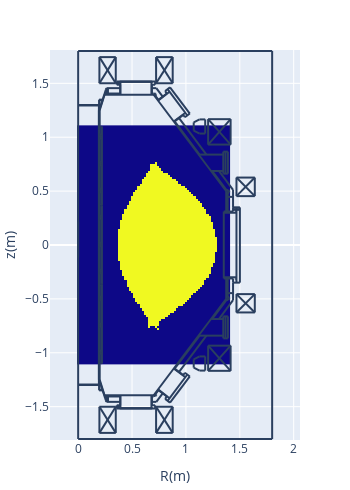

Source (notebook cell):
### Code cell
# 最外殻磁気面
dm_dm = sb.search_domain(dm_flux, dm_vv)
pc.d_heatmap(dm_dm)

### Figure 1 — Plotly figure (JSON) as saved in the notebook; plotly's stock layout.template omitted (floating-point values rounded to 4 significant figures; data arrays with more than 128 entries replaced by an {"elided": "..."} marker saying what was removed)
{"data": [{"dx": 0.02, "dy": 0.02, "showscale": false, "type": "heatmap", "x0": 0, "y0": -1.1, "z": {"elided": "111x71 int values"}}], "layout": {"height": 490.8, "margin": {"autoexpand": false, "b": 50, "l": 50, "r": 50, "t": 50}, "shapes": [{"type": "line", "x0": 0.2652, "x1": 0.2652, "y0": -1.406, "y1": -1.455}, {"type": "line", "x0": 0.2766, "x1": 0.2766, "y0": -1.406, "y1": -1.455}, {"type": "line", "x0": 0.1927, "x1": 0.1927, "y0": -1.299, "y1": 1.299}, {"type": "line", "x0": 0.1927, "x1": 0.1927, "y0": -1.249, "y1": 1.249}, {"type": "line", "x0": 0.195, "x1": 0.195, "y0": -1.251, "y1": 1.249}, {"type": "line", "x0": 0.1995, "x1": 0.1995, "y0": -1.249, "y1": 1.249}, {"type": "line", "x0": 1.376, "x1": 0.7005, "y0": 0.4965, "y1": 1.394}, {"type": "line", "x0": 0.2199, "x1": 0.2199, "y0": 0.3695, "y1": 1.099}, {"type": "line", "x0": 0.2176, "x1": 0.2176, "y0": 0.3695, "y1": 1.099}, {"type": "line", "x0": 1.376, "x1": 0.7005, "y0": -0.4965, "y1": -1.394}, {"type": "line", "x0": 0.2176, "x1": 0.2176, "y0": -0.3695, "y1": -1.099}, {"type": "line", "x0": 0.2199, "x1": 0.2199, "y0": -0.3695, "y1": -1.099}, {"type": "line", "x0": 0.1995, "x1": 0.2448, "y0": -1.249, "y1": -1.394}, {"type": "line", "x0": 0.1972, "x1": 0.1972, "y0": -1.299, "y1": -1.344}, {"type": "line", "x0": 0.195, "x1": 0.195, "y0": -1.299, "y1": -1.349}, {"type": "line", "x0": 0.195, "x1": 0.229, "y0": -1.349, "y1": -1.349}, {"type": "line", "x0": 0.195, "x1": 0.2267, "y0": -1.344, "y1": -1.344}, {"type": "line", "x0": 0.1995, "x1": 0.1995, "y0": -0.9975, "y1": -0.9748}, {"type": "line", "x0": 0.2086, "x1": 0.2086, "y0": -1.009, "y1": -0.9907}, {"type": "line", "x0": 0.2086, "x1": 0.2086, "y0": -1.009, "y1": -0.9929}, {"type": "line", "x0": 0.2063, "x1": 0.2063, "y0": -1.011, "y1": -0.9748}, {"type": "line", "x0": 0, "x1": 0.2108, "y0": -1.294, "y1": -1.294}, {"type": "line", "x0": 0, "x1": 0.2131, "y0": -1.299, "y1": -1.299}, {"type": "line", "x0": 0.1995, "x1": 0.1995, "y0": -1.011, "y1": -1.002}, {"type": "line", "x0": 0.2063, "x1": 0.2086, "y0": -1.007, "y1": -1.007}, {"type": "line", "x0": 0.2086, "x1": 0.2086, "y0": -1.004, "y1": -1.004}, {"type": "line", "x0": 0.2086, "x1": 0.2176, "y0": -1.009, "y1": -1.009}, {"type": "line", "x0": 0.1995, "x1": 0.2063, "y0": -1.011, "y1": -1.011}, {"type": "line", "x0": 0.2199, "x1": 0.2176, "y0": -1.099, "y1": -1.099}, {"type": "line", "x0": 0.2063, "x1": 0.2086, "y0": -0.9929, "y1": -0.9929}, {"type": "line", "x0": 0.2086, "x1": 0.2086, "y0": -0.9975, "y1": -0.9975}, {"type": "line", "x0": 0.2086, "x1": 0.2176, "y0": -0.9929, "y1": -0.9929}, {"type": "line", "x0": 0.2086, "x1": 0.2176, "y0": -0.9907, "y1": -0.9907}, {"type": "line", "x0": 0.1995, "x1": 0.2063, "y0": -0.9748, "y1": -0.9748}, {"type": "line", "x0": 0.2086, "x1": 0.2176, "y0": -0.7594, "y1": -0.7594}, {"type": "line", "x0": 0.1995, "x1": 0.2063, "y0": -0.7617, "y1": -0.7617}, {"type": "line", "x0": 0.2086, "x1": 0.2086, "y0": -0.7594, "y1": -0.7413}, {"type": "line", "x0": 0.2086, "x1": 0.2086, "y0": -0.7594, "y1": -0.739}, {"type": "line", "x0": 0.1995, "x1": 0.1995, "y0": -0.7617, "y1": -0.7526}, {"type": "line", "x0": 0.2063, "x1": 0.2063, "y0": -0.7617, "y1": -0.7254}, {"type": "line", "x0": 0.1995, "x1": 0.2063, "y0": -0.7254, "y1": -0.7254}, {"type": "line", "x0": 0.2086, "x1": 0.2176, "y0": -0.739, "y1": -0.739}, {"type": "line", "x0": 0.2086, "x1": 0.2176, "y0": -0.7413, "y1": -0.7413}, {"type": "line", "x0": 0.2086, "x1": 0.2086, "y0": -0.7526, "y1": -0.7526}, {"type": "line", "x0": 0.2063, "x1": 0.2086, "y0": -0.7572, "y1": -0.7572}, {"type": "line", "x0": 0.2086, "x1": 0.2086, "y0": -0.7458, "y1": -0.7458}, {"type": "line", "x0": 0.2063, "x1": 0.2086, "y0": -0.7436, "y1": -0.7436}, {"type": "line", "x0": 0.1995, "x1": 0.1995, "y0": -0.7481, "y1": -0.7254}, {"type": "line", "x0": 0.3582, "x1": 0.7141, "y0": -1.517, "y1": -1.517}, {"type": "line", "x0": 0.3854, "x1": 0.6869, "y0": -1.514, "y1": -1.514}, {"type": "line", "x0": 0.3854, "x1": 0.6869, "y0": -1.514, "y1": -1.514}, {"type": "line", "x0": 0.2426, "x1": 0.7096, "y0": -1.394, "y1": -1.394}, {"type": "line", "x0": 0.3922, "x1": 0.3922, "y0": -1.514, "y1": -1.394}, {"type": "line", "x0": 0.3582, "x1": 0.3582, "y0": -1.517, "y1": -1.487}, {"type": "line", "x0": 0.3786, "x1": 0.3786, "y0": -1.517, "y1": -1.487}, {"type": "line", "x0": 0.3695, "x1": 0.3695, "y0": -1.517, "y1": -1.487}, {"type": "line", "x0": 0.3831, "x1": 0.3831, "y0": -1.517, "y1": -1.512}, {"type": "line", "x0": 0.3831, "x1": 0.3854, "y0": -1.512, "y1": -1.514}, {"type": "line", "x0": 0.3854, "x1": 0.3854, "y0": -1.514, "y1": -1.514}, {"type": "line", "x0": 0.3899, "x1": 0.263, "y0": -1.455, "y1": -1.455}, {"type": "line", "x0": 0.3582, "x1": 0.3899, "y0": -1.487, "y1": -1.487}, {"type": "line", "x0": 0.2471, "x1": 0.3899, "y0": -1.406, "y1": -1.406}, {"type": "line", "x0": 0.2766, "x1": 0.2766, "y0": -1.455, "y1": -1.406}, {"type": "line", "x0": 0.2652, "x1": 0.2652, "y0": -1.455, "y1": -1.406}, {"type": "line", "x0": 0.2584, "x1": 0.263, "y0": -1.444, "y1": -1.455}, {"type": "line", "x0": 0.2426, "x1": 0.2448, "y0": -1.394, "y1": -1.392}, {"type": "line", "x0": 0.3899, "x1": 0.3899, "y0": -1.487, "y1": -1.394}, {"type": "line", "x0": 0.6801, "x1": 0.6801, "y0": -1.514, "y1": -1.394}, {"type": "line", "x0": 0.7141, "x1": 0.7141, "y0": -1.517, "y1": -1.487}, {"type": "line", "x0": 0.6914, "x1": 0.6914, "y0": -1.517, "y1": -1.512}, {"type": "line", "x0": 0.6914, "x1": 0.6869, "y0": -1.512, "y1": -1.514}, {"type": "line", "x0": 0.6869, "x1": 0.6869, "y0": -1.514, "y1": -1.514}, {"type": "line", "x0": 0.6846, "x1": 0.6846, "y0": -1.487, "y1": -1.394}, {"type": "line", "x0": 0.6846, "x1": 0.7141, "y0": -1.487, "y1": -1.487}, {"type": "line", "x0": 0.7254, "x1": 0.6846, "y0": -1.455, "y1": -1.455}, {"type": "line", "x0": 0.7118, "x1": 0.705, "y0": -1.392, "y1": -1.387}, {"type": "line", "x0": 0.7055, "x1": 0.715, "y0": -1.4, "y1": -1.402}, {"type": "line", "x0": 0.715, "x1": 0.7223, "y0": -1.402, "y1": -1.397}, {"type": "line", "x0": 0.7223, "x1": 0.7248, "y0": -1.397, "y1": -1.389}, {"type": "line", "x0": 0.7248, "x1": 0.7198, "y0": -1.389, "y1": -1.381}, {"type": "line", "x0": 0.6846, "x1": 0.7005, "y0": -1.406, "y1": -1.406}, {"type": "line", "x0": 0.2199, "x1": 0.2199, "y0": -0.3627, "y1": 0.3627}, {"type": "line", "x0": 0.2176, "x1": 0.2176, "y0": -0.3627, "y1": 0.3627}, {"type": "line", "x0": 0.1995, "x1": 0.1995, "y0": -0.4965, "y1": -0.4761}, {"type": "line", "x0": 0.2063, "x1": 0.2063, "y0": -0.5123, "y1": -0.4761}, {"type": "line", "x0": 0.1995, "x1": 0.1995, "y0": -0.5123, "y1": -0.5033}, {"type": "line", "x0": 0.2086, "x1": 0.2086, "y0": -0.5101, "y1": -0.4897}, {"type": "line", "x0": 0.2086, "x1": 0.2086, "y0": -0.5101, "y1": -0.4919}, {"type": "line", "x0": 0.2086, "x1": 0.2176, "y0": -0.5101, "y1": -0.5101}, {"type": "line", "x0": 0.2063, "x1": 0.2086, "y0": -0.4942, "y1": -0.4942}, {"type": "line", "x0": 0.2086, "x1": 0.2086, "y0": -0.4965, "y1": -0.4965}, {"type": "line", "x0": 0.2063, "x1": 0.2086, "y0": -0.5055, "y1": -0.5055}, {"type": "line", "x0": 0.2086, "x1": 0.2086, "y0": -0.5033, "y1": -0.5033}, {"type": "line", "x0": 0.2086, "x1": 0.2176, "y0": -0.4919, "y1": -0.4919}, {"type": "line", "x0": 0.2086, "x1": 0.2176, "y0": -0.4897, "y1": -0.4897}, {"type": "line", "x0": 0.1995, "x1": 0.2063, "y0": -0.5123, "y1": -0.5123}, {"type": "line", "x0": 0.1995, "x1": 0.2063, "y0": -0.4761, "y1": -0.4761}, {"type": "line", "x0": 0.2154, "x1": 0.2176, "y0": -0.365, "y1": -0.3627}, {"type": "line", "x0": 0.2206, "x1": 0.2218, "y0": -0.3642, "y1": -0.3614}, {"type": "line", "x0": 0.2199, "x1": 0.2176, "y0": -0.3695, "y1": -0.3695}, {"type": "line", "x0": 0.2176, "x1": 0.2154, "y0": -0.3786, "y1": -0.3786}, {"type": "line", "x0": 0.2154, "x1": 0.2154, "y0": -0.3786, "y1": -0.3695}, {"type": "line", "x0": 0.2176, "x1": 0.2176, "y0": -0.3786, "y1": -0.3695}, {"type": "line", "x0": 0.2169, "x1": 0.2157, "y0": -0.365, "y1": -0.3678}, {"type": "line", "x0": 0.2183, "x1": 0.2177, "y0": -0.3664, "y1": -0.3678}, {"type": "line", "x0": 0.2176, "x1": 0.2199, "y0": -0.3673, "y1": -0.365}, {"type": "line", "x0": 0.2192, "x1": 0.2197, "y0": -0.3628, "y1": -0.3614}, {"type": "line", "x0": 0.1995, "x1": 0.1995, "y0": -0.263, "y1": -0.2516}, {"type": "line", "x0": 0.2063, "x1": 0.2063, "y0": -0.263, "y1": -0.2267}, {"type": "line", "x0": 0.2086, "x1": 0.2086, "y0": -0.2607, "y1": -0.2426}, {"type": "line", "x0": 0.2086, "x1": 0.2086, "y0": -0.2607, "y1": -0.2403}, {"type": "line", "x0": 0.2086, "x1": 0.2176, "y0": -0.2607, "y1": -0.2607}, {"type": "line", "x0": 0.2086, "x1": 0.2086, "y0": -0.2539, "y1": -0.2539}, {"type": "line", "x0": 0.2063, "x1": 0.2086, "y0": -0.2562, "y1": -0.2562}, {"type": "line", "x0": 0.1995, "x1": 0.2063, "y0": -0.263, "y1": -0.263}, {"type": "line", "x0": 0.1995, "x1": 0.1995, "y0": -0.2471, "y1": -0.2267}, {"type": "line", "x0": 0.2086, "x1": 0.2176, "y0": -0.2403, "y1": -0.2403}, {"type": "line", "x0": 0.2086, "x1": 0.2176, "y0": -0.2426, "y1": -0.2426}, {"type": "line", "x0": 0.2086, "x1": 0.2086, "y0": -0.2471, "y1": -0.2471}, {"type": "line", "x0": 0.2063, "x1": 0.2086, "y0": -0.2426, "y1": -0.2426}, {"type": "line", "x0": 0.1995, "x1": 0.2063, "y0": -0.2267, "y1": -0.2267}, {"type": "line", "x0": 0.1995, "x1": 0.2063, "y0": -0.01133, "y1": -0.01133}, {"type": "line", "x0": 0.1995, "x1": 0.2063, "y0": 0.02494, "y1": 0.02494}, {"type": "line", "x0": 0.1995, "x1": 0.1995, "y0": -0.01133, "y1": -0.002267}, {"type": "line", "x0": 0.1995, "x1": 0.1995, "y0": 0.002267, "y1": 0.02494}, {"type": "line", "x0": 0.2063, "x1": 0.2063, "y0": -0.01133, "y1": 0.02494}, {"type": "line", "x0": 0.2086, "x1": 0.2086, "y0": -0.009068, "y1": 0.006801}, {"type": "line", "x0": 0.2086, "x1": 0.2086, "y0": -0.009068, "y1": 0.009068}, {"type": "line", "x0": 0.2086, "x1": 0.2176, "y0": -0.009068, "y1": -0.009068}, {"type": "line", "x0": 0.2086, "x1": 0.2086, "y0": -0.004534, "y1": -0.004534}, {"type": "line", "x0": 0.2063, "x1": 0.2086, "y0": -0.006801, "y1": -0.006801}, {"type": "line", "x0": 0.2086, "x1": 0.2176, "y0": 0.009068, "y1": 0.009068}, {"type": "line", "x0": 0.2086, "x1": 0.2176, "y0": 0.006801, "y1": 0.006801}, {"type": "line", "x0": 0.2086, "x1": 0.2086, "y0": 0.002267, "y1": 0.002267}, {"type": "line", "x0": 0.2063, "x1": 0.2086, "y0": 0.006801, "y1": 0.006801}, {"type": "line", "x0": 0.2176, "x1": 0.2176, "y0": 0.3786, "y1": 0.3695}, {"type": "line", "x0": 0.2154, "x1": 0.2154, "y0": 0.3786, "y1": 0.3695}, {"type": "line", "x0": 0.1995, "x1": 0.1995, "y0": 0.2516, "y1": 0.2743}, {"type": "line", "x0": 0.2063, "x1": 0.2063, "y0": 0.238, "y1": 0.2743}, {"type": "line", "x0": 0.2086, "x1": 0.2086, "y0": 0.2403, "y1": 0.2607}, {"type": "line", "x0": 0.1995, "x1": 0.2063, "y0": 0.238, "y1": 0.238}, {"type": "line", "x0": 0.1995, "x1": 0.1995, "y0": 0.238, "y1": 0.2471}, {"type": "line", "x0": 0.2063, "x1": 0.2086, "y0": 0.2562, "y1": 0.2562}, {"type": "line", "x0": 0.2086, "x1": 0.2086, "y0": 0.2539, "y1": 0.2539}, {"type": "line", "x0": 0.2086, "x1": 0.2176, "y0": 0.2584, "y1": 0.2584}, {"type": "line", "x0": 0.2063, "x1": 0.2086, "y0": 0.2426, "y1": 0.2426}, {"type": "line", "x0": 0.2086, "x1": 0.2086, "y0": 0.2471, "y1": 0.2471}, {"type": "line", "x0": 0.2086, "x1": 0.2176, "y0": 0.2403, "y1": 0.2403}, {"type": "line", "x0": 0.2086, "x1": 0.2086, "y0": 0.2403, "y1": 0.2584}, {"type": "line", "x0": 0.2086, "x1": 0.2176, "y0": 0.2607, "y1": 0.2607}, {"type": "line", "x0": 0.1995, "x1": 0.2063, "y0": 0.2743, "y1": 0.2743}, {"type": "line", "x0": 0.2177, "x1": 0.2183, "y0": 0.3696, "y1": 0.3682}, {"type": "line", "x0": 0.2157, "x1": 0.2169, "y0": 0.3696, "y1": 0.3668}, {"type": "line", "x0": 0.2176, "x1": 0.2199, "y0": 0.3673, "y1": 0.365}, {"type": "line", "x0": 0.2218, "x1": 0.2206, "y0": 0.3632, "y1": 0.366}, {"type": "line", "x0": 0.2154, "x1": 0.2176, "y0": 0.365, "y1": 0.3627}, {"type": "line", "x0": 0.2197, "x1": 0.2192, "y0": 0.3632, "y1": 0.3646}, {"type": "line", "x0": 0.2199, "x1": 0.2176, "y0": 0.3695, "y1": 0.3695}, {"type": "line", "x0": 0.2176, "x1": 0.2154, "y0": 0.3786, "y1": 0.3786}, {"type": "line", "x0": 0.1995, "x1": 0.1995, "y0": 0.5033, "y1": 0.5237}, {"type": "line", "x0": 0.1995, "x1": 0.1995, "y0": 0.4874, "y1": 0.4965}, {"type": "line", "x0": 0.2063, "x1": 0.2063, "y0": 0.4874, "y1": 0.5237}, {"type": "line", "x0": 0.2086, "x1": 0.2086, "y0": 0.4897, "y1": 0.5078}, {"type": "line", "x0": 0.2086, "x1": 0.2086, "y0": 0.4897, "y1": 0.5101}, {"type": "line", "x0": 0.2086, "x1": 0.2176, "y0": 0.4897, "y1": 0.4897}, {"type": "line", "x0": 0.2086, "x1": 0.2086, "y0": 0.4965, "y1": 0.4965}, {"type": "line", "x0": 0.2063, "x1": 0.2086, "y0": 0.4942, "y1": 0.4942}, {"type": "line", "x0": 0.2086, "x1": 0.2176, "y0": 0.5101, "y1": 0.5101}, {"type": "line", "x0": 0.2086, "x1": 0.2176, "y0": 0.5078, "y1": 0.5078}, {"type": "line", "x0": 0.2086, "x1": 0.2086, "y0": 0.5033, "y1": 0.5033}, {"type": "line", "x0": 0.2063, "x1": 0.2086, "y0": 0.5055, "y1": 0.5055}, {"type": "line", "x0": 0.1995, "x1": 0.2063, "y0": 0.4874, "y1": 0.4874}, {"type": "line", "x0": 0.1995, "x1": 0.2063, "y0": 0.5237, "y1": 0.5237}, {"type": "line", "x0": 1.501, "x1": 1.501, "y0": 0.3491, "y1": -0.3491}, {"type": "line", "x0": 1.351, "x1": 1.351, "y0": 0.3106, "y1": -0.3106}, {"type": "line", "x0": 1.469, "x1": 1.469, "y0": 0.3491, "y1": -0.3491}, {"type": "line", "x0": 1.387, "x1": 1.387, "y0": -0.3106, "y1": -0.4965}, {"type": "line", "x0": 1.374, "x1": 1.374, "y0": -0.3106, "y1": -0.4965}, {"type": "line", "x0": 1.462, "x1": 1.462, "y0": -0.3196, "y1": -0.3106}, {"type": "line", "x0": 1.437, "x1": 1.437, "y0": -0.3106, "y1": -0.3491}, {"type": "line", "x0": 1.437, "x1": 1.501, "y0": -0.3491, "y1": -0.3491}, {"type": "line", "x0": 1.437, "x1": 1.437, "y0": -0.3491, "y1": -0.5123}, {"type": "line", "x0": 1.379, "x1": 1.392, "y0": -0.5069, "y1": -0.5093}, {"type": "line", "x0": 1.392, "x1": 1.402, "y0": -0.5093, "y1": -0.4997}, {"type": "line", "x0": 1.402, "x1": 1.4, "y0": -0.4997, "y1": -0.4862}, {"type": "line", "x0": 1.4, "x1": 1.388, "y0": -0.4862, "y1": -0.48}, {"type": "line", "x0": 1.374, "x1": 1.374, "y0": -0.4965, "y1": -0.4987}, {"type": "line", "x0": 1.383, "x1": 1.378, "y0": -0.501, "y1": -0.4965}, {"type": "line", "x0": 1.387, "x1": 1.437, "y0": -0.4466, "y1": -0.4466}, {"type": "line", "x0": 1.462, "x1": 1.469, "y0": -0.3196, "y1": -0.3196}, {"type": "line", "x0": 1.351, "x1": 1.469, "y0": -0.2992, "y1": -0.2992}, {"type": "line", "x0": 1.351, "x1": 1.437, "y0": -0.3106, "y1": -0.3106}, {"type": "line", "x0": 1.462, "x1": 1.469, "y0": -0.3106, "y1": -0.3106}, {"type": "line", "x0": 1.437, "x1": 1.437, "y0": 0.5123, "y1": 0.3514}, {"type": "line", "x0": 1.387, "x1": 1.387, "y0": 0.4965, "y1": 0.3106}, {"type": "line", "x0": 1.374, "x1": 1.374, "y0": 0.4965, "y1": 0.3106}, {"type": "line", "x0": 1.437, "x1": 1.501, "y0": 0.3491, "y1": 0.3491}, {"type": "line", "x0": 1.501, "x1": 1.437, "y0": 0.3264, "y1": 0.3264}, {"type": "line", "x0": 1.501, "x1": 1.437, "y0": 0.3446, "y1": 0.3446}, {"type": "line", "x0": 1.351, "x1": 1.469, "y0": 0.2992, "y1": 0.2992}, {"type": "line", "x0": 1.351, "x1": 1.437, "y0": 0.3106, "y1": 0.3106}, {"type": "line", "x0": 1.462, "x1": 1.462, "y0": 0.3196, "y1": 0.3106}, {"type": "line", "x0": 1.437, "x1": 1.437, "y0": 0.3514, "y1": 0.3106}, {"type": "line", "x0": 1.462, "x1": 1.469, "y0": 0.3106, "y1": 0.3106}, {"type": "line", "x0": 1.462, "x1": 1.469, "y0": 0.3196, "y1": 0.3196}, {"type": "line", "x0": 1.388, "x1": 1.4, "y0": 0.4818, "y1": 0.488}, {"type": "line", "x0": 1.4, "x1": 1.402, "y0": 0.488, "y1": 0.5015}, {"type": "line", "x0": 1.402, "x1": 1.392, "y0": 0.5015, "y1": 0.5111}, {"type": "line", "x0": 1.392, "x1": 1.379, "y0": 0.5111, "y1": 0.5088}, {"type": "line", "x0": 1.387, "x1": 1.437, "y0": 0.4466, "y1": 0.4466}, {"type": "line", "x0": 1.374, "x1": 1.374, "y0": 0.4965, "y1": 0.4987}, {"type": "line", "x0": 1.383, "x1": 1.378, "y0": 0.501, "y1": 0.4965}, {"type": "line", "x0": 0.1995, "x1": 0.2448, "y0": 1.249, "y1": 1.394}, {"type": "line", "x0": 0.1995, "x1": 0.1995, "y0": 0.7526, "y1": 0.773}, {"type": "line", "x0": 0.2063, "x1": 0.2063, "y0": 0.7368, "y1": 0.773}, {"type": "line", "x0": 0.1995, "x1": 0.1995, "y0": 0.7368, "y1": 0.7481}, {"type": "line", "x0": 0.2063, "x1": 0.2086, "y0": 0.7572, "y1": 0.7572}, {"type": "line", "x0": 0.2086, "x1": 0.2086, "y0": 0.7526, "y1": 0.7526}, {"type": "line", "x0": 0.2063, "x1": 0.2086, "y0": 0.7436, "y1": 0.7436}, {"type": "line", "x0": 0.2086, "x1": 0.2086, "y0": 0.7458, "y1": 0.7458}, {"type": "line", "x0": 0.2086, "x1": 0.2086, "y0": 0.739, "y1": 0.7594}, {"type": "line", "x0": 0.2086, "x1": 0.2086, "y0": 0.739, "y1": 0.7572}, {"type": "line", "x0": 0.2086, "x1": 0.2176, "y0": 0.739, "y1": 0.739}, {"type": "line", "x0": 0.2086, "x1": 0.2176, "y0": 0.7572, "y1": 0.7572}, {"type": "line", "x0": 0.2086, "x1": 0.2176, "y0": 0.7594, "y1": 0.7594}, {"type": "line", "x0": 0.1995, "x1": 0.2063, "y0": 0.7368, "y1": 0.7368}, {"type": "line", "x0": 0.1995, "x1": 0.2063, "y0": 0.773, "y1": 0.773}, {"type": "line", "x0": 0.2086, "x1": 0.2086, "y0": 0.9907, "y1": 1.009}, {"type": "line", "x0": 0.2086, "x1": 0.2086, "y0": 0.9907, "y1": 1.007}, {"type": "line", "x0": 0.2086, "x1": 0.2176, "y0": 0.9907, "y1": 0.9907}, {"type": "line", "x0": 0.2086, "x1": 0.2176, "y0": 1.007, "y1": 1.007}, {"type": "line", "x0": 0.2086, "x1": 0.2176, "y0": 1.009, "y1": 1.009}, {"type": "line", "x0": 0.2063, "x1": 0.2063, "y0": 0.9884, "y1": 1.025}, {"type": "line", "x0": 0.2086, "x1": 0.2086, "y0": 1.009, "y1": 1.025}, {"type": "line", "x0": 0.1995, "x1": 0.1995, "y0": 1.002, "y1": 1.025}, {"type": "line", "x0": 0.1995, "x1": 0.1995, "y0": 1.002, "y1": 1.025}, {"type": "line", "x0": 0.1995, "x1": 0.1995, "y0": 0.9884, "y1": 0.9975}, {"type": "line", "x0": 0.2086, "x1": 0.2086, "y0": 1.009, "y1": 1.025}, {"type": "line", "x0": 0.2063, "x1": 0.2063, "y0": 0.9884, "y1": 1.025}, {"type": "line", "x0": 0.2086, "x1": 0.2176, "y0": 1.009, "y1": 1.009}, {"type": "line", "x0": 0.2086, "x1": 0.2176, "y0": 1.007, "y1": 1.007}, {"type": "line", "x0": 0.2086, "x1": 0.2176, "y0": 0.9907, "y1": 0.9907}, {"type": "line", "x0": 0.2086, "x1": 0.2086, "y0": 0.9907, "y1": 1.007}, {"type": "line", "x0": 0.2086, "x1": 0.2086, "y0": 0.9907, "y1": 1.009}, {"type": "line", "x0": 0.2086, "x1": 0.2086, "y0": 0.9952, "y1": 0.9952}, {"type": "line", "x0": 0.2086, "x1": 0.2086, "y0": 0.9884, "y1": 0.9907}, {"type": "line", "x0": 0.2063, "x1": 0.2086, "y0": 0.9929, "y1": 0.9929}, {"type": "line", "x0": 0.2086, "x1": 0.2086, "y0": 1.002, "y1": 1.002}, {"type": "line", "x0": 0.2063, "x1": 0.2086, "y0": 1.007, "y1": 1.007}, {"type": "line", "x0": 0.1995, "x1": 0.2086, "y0": 0.9884, "y1": 0.9884}, {"type": "line", "x0": 0.1995, "x1": 0.2086, "y0": 1.025, "y1": 1.025}, {"type": "line", "x0": 0.1995, "x1": 0.2086, "y0": 1.025, "y1": 1.025}, {"type": "line", "x0": 0.2063, "x1": 0.2086, "y0": 1.007, "y1": 1.007}, {"type": "line", "x0": 0.2086, "x1": 0.2086, "y0": 1.002, "y1": 1.002}, {"type": "line", "x0": 0.2063, "x1": 0.2086, "y0": 0.9929, "y1": 0.9929}, {"type": "line", "x0": 0.2086, "x1": 0.2086, "y0": 0.9884, "y1": 0.9907}, {"type": "line", "x0": 0.2086, "x1": 0.2086, "y0": 0.9952, "y1": 0.9952}, {"type": "line", "x0": 0.1995, "x1": 0.1995, "y0": 0.9884, "y1": 0.9975}, {"type": "line", "x0": 0.1995, "x1": 0.2086, "y0": 0.9884, "y1": 0.9884}, {"type": "line", "x0": 0.2199, "x1": 0.2176, "y0": 1.099, "y1": 1.099}, {"type": "line", "x0": 0, "x1": 0.2131, "y0": 1.299, "y1": 1.299}, {"type": "line", "x0": 0, "x1": 0.2108, "y0": 1.294, "y1": 1.294}, {"type": "line", "x0": 0.195, "x1": 0.2267, "y0": 1.344, "y1": 1.344}, {"type": "line", "x0": 0.195, "x1": 0.229, "y0": 1.349, "y1": 1.349}, {"type": "line", "x0": 0.195, "x1": 0.195, "y0": 1.299, "y1": 1.349}, {"type": "line", "x0": 0.1972, "x1": 0.1972, "y0": 1.299, "y1": 1.344}, {"type": "line", "x0": 0.2426, "x1": 0.2448, "y0": 1.394, "y1": 1.392}, {"type": "line", "x0": 0.7096, "x1": 0.7028, "y0": 1.394, "y1": 1.39}, {"type": "line", "x0": 0.718, "x1": 0.723, "y0": 1.385, "y1": 1.393}, {"type": "line", "x0": 0.723, "x1": 0.7205, "y0": 1.393, "y1": 1.402}, {"type": "line", "x0": 0.7205, "x1": 0.7132, "y0": 1.402, "y1": 1.407}, {"type": "line", "x0": 0.7132, "x1": 0.7037, "y0": 1.407, "y1": 1.404}, {"type": "line", "x0": 0.2426, "x1": 0.7096, "y0": 1.394, "y1": 1.394}, {"type": "line", "x0": 0.3854, "x1": 0.6869, "y0": 1.514, "y1": 1.514}, {"type": "line", "x0": 0.3854, "x1": 0.6869, "y0": 1.514, "y1": 1.514}, {"type": "line", "x0": 0.3582, "x1": 0.7141, "y0": 1.517, "y1": 1.517}, {"type": "line", "x0": 0.3899, "x1": 0.263, "y0": 1.455, "y1": 1.455}, {"type": "line", "x0": 0.2471, "x1": 0.3899, "y0": 1.406, "y1": 1.406}, {"type": "line", "x0": 0.3582, "x1": 0.3899, "y0": 1.487, "y1": 1.487}, {"type": "line", "x0": 0.2584, "x1": 0.263, "y0": 1.444, "y1": 1.455}, {"type": "line", "x0": 0.2652, "x1": 0.2652, "y0": 1.455, "y1": 1.406}, {"type": "line", "x0": 0.2766, "x1": 0.2766, "y0": 1.455, "y1": 1.406}, {"type": "line", "x0": 0.3582, "x1": 0.3582, "y0": 1.517, "y1": 1.487}, {"type": "line", "x0": 0.3899, "x1": 0.3899, "y0": 1.487, "y1": 1.394}, {"type": "line", "x0": 0.3922, "x1": 0.3922, "y0": 1.514, "y1": 1.394}, {"type": "line", "x0": 0.3854, "x1": 0.3854, "y0": 1.514, "y1": 1.514}, {"type": "line", "x0": 0.3831, "x1": 0.3854, "y0": 1.512, "y1": 1.514}, {"type": "line", "x0": 0.3831, "x1": 0.3831, "y0": 1.517, "y1": 1.512}, {"type": "line", "x0": 0.3695, "x1": 0.3695, "y0": 1.517, "y1": 1.487}, {"type": "line", "x0": 0.3786, "x1": 0.3786, "y0": 1.517, "y1": 1.487}, {"type": "line", "x0": 0.6846, "x1": 0.6846, "y0": 1.487, "y1": 1.394}, {"type": "line", "x0": 0.6801, "x1": 0.6801, "y0": 1.514, "y1": 1.394}, {"type": "line", "x0": 0.6846, "x1": 0.7005, "y0": 1.406, "y1": 1.406}, {"type": "line", "x0": 0.6846, "x1": 0.7141, "y0": 1.487, "y1": 1.487}, {"type": "line", "x0": 0.6869, "x1": 0.6869, "y0": 1.514, "y1": 1.514}, {"type": "line", "x0": 0.6914, "x1": 0.6869, "y0": 1.512, "y1": 1.514}, {"type": "line", "x0": 0.6914, "x1": 0.6914, "y0": 1.517, "y1": 1.512}, {"type": "line", "x0": 0.7141, "x1": 0.7141, "y0": 1.517, "y1": 1.487}, {"type": "line", "x0": 0.7254, "x1": 0.6846, "y0": 1.455, "y1": 1.455}, {"type": "line", "x0": 0.7844, "x1": 0.7254, "y0": 1.376, "y1": 1.455}, {"type": "line", "x0": 0.7458, "x1": 0.7005, "y0": 1.347, "y1": 1.406}, {"type": "line", "x0": 0, "x1": 0, "y0": 0.2154, "y1": -0.1156}, {"type": "line", "x0": 0.7844, "x1": 0.7254, "y0": -1.376, "y1": -1.455}, {"type": "line", "x0": 0.7458, "x1": 0.7005, "y0": -1.347, "y1": -1.406}, {"type": "line", "x0": 1.437, "x1": 1.306, "y0": 0.5123, "y1": 0.6869}, {"type": "line", "x0": 1.387, "x1": 1.242, "y0": 0.4965, "y1": 0.6869}, {"type": "line", "x0": 1.347, "x1": 1.118, "y0": 0.8388, "y1": 0.8388}, {"type": "line", "x0": 1.347, "x1": 1.347, "y0": 0.866, "y1": 0.662}, {"type": "line", "x0": 1.367, "x1": 1.367, "y0": 0.866, "y1": 0.662}, {"type": "line", "x0": 1.39, "x1": 1.39, "y0": 0.866, "y1": 0.662}, {"type": "line", "x0": 1.39, "x1": 1.347, "y0": 0.866, "y1": 0.866}, {"type": "line", "x0": 1.39, "x1": 1.347, "y0": 0.662, "y1": 0.662}, {"type": "line", "x0": 1.347, "x1": 1.233, "y0": 0.6869, "y1": 0.6869}, {"type": "line", "x0": 1.347, "x1": 1.118, "y0": -0.8411, "y1": -0.8411}, {"type": "line", "x0": 1.347, "x1": 1.347, "y0": -0.866, "y1": -0.662}, {"type": "line", "x0": 1.367, "x1": 1.367, "y0": -0.866, "y1": -0.662}, {"type": "line", "x0": 1.39, "x1": 1.39, "y0": -0.866, "y1": -0.662}, {"type": "line", "x0": 1.39, "x1": 1.347, "y0": -0.866, "y1": -0.866}, {"type": "line", "x0": 1.39, "x1": 1.347, "y0": -0.662, "y1": -0.662}, {"type": "line", "x0": 1.347, "x1": 1.233, "y0": -0.6869, "y1": -0.6869}, {"type": "line", "x0": 1.437, "x1": 1.306, "y0": -0.5123, "y1": -0.6869}, {"type": "line", "x0": 1.387, "x1": 1.242, "y0": -0.4965, "y1": -0.6869}, {"type": "line", "x0": 0.195, "x1": 0.2584, "y0": -1.251, "y1": -1.444}, {"type": "line", "x0": 0.195, "x1": 0.2584, "y0": 1.249, "y1": 1.444}, {"type": "line", "x0": 0.8524, "x1": 0.8071, "y0": 1.462, "y1": 1.428}, {"type": "line", "x0": 0.8071, "x1": 0.8229, "y0": 1.428, "y1": 1.406}, {"type": "line", "x0": 0.8229, "x1": 0.739, "y0": 1.406, "y1": 1.342}, {"type": "line", "x0": 0.8479, "x1": 0.7413, "y0": 1.421, "y1": 1.34}, {"type": "line", "x0": 0.8524, "x1": 1.036, "y0": 1.462, "y1": 1.22}, {"type": "line", "x0": 0.8297, "x1": 1.013, "y0": 1.446, "y1": 1.202}, {"type": "line", "x0": 0.9952, "x1": 0.8864, "y0": 1.226, "y1": 1.145}, {"type": "line", "x0": 1.036, "x1": 0.9907, "y0": 1.22, "y1": 1.186}, {"type": "line", "x0": 0.9748, "x1": 0.9907, "y0": 1.206, "y1": 1.186}, {"type": "line", "x0": 0.9748, "x1": 0.8887, "y0": 1.206, "y1": 1.143}, {"type": "line", "x0": 1.19, "x1": 0.9363, "y0": 0.8388, "y1": 1.177}, {"type": "line", "x0": 1.127, "x1": 0.8955, "y0": 0.8388, "y1": 1.147}, {"type": "line", "x0": 0.8524, "x1": 0.8071, "y0": -1.462, "y1": -1.428}, {"type": "line", "x0": 0.8071, "x1": 0.8229, "y0": -1.428, "y1": -1.406}, {"type": "line", "x0": 0.8229, "x1": 0.739, "y0": -1.406, "y1": -1.342}, {"type": "line", "x0": 0.8479, "x1": 0.7413, "y0": -1.421, "y1": -1.34}, {"type": "line", "x0": 0.8524, "x1": 1.036, "y0": -1.462, "y1": -1.22}, {"type": "line", "x0": 0.8297, "x1": 1.013, "y0": -1.446, "y1": -1.202}, {"type": "line", "x0": 0.9952, "x1": 0.8864, "y0": -1.226, "y1": -1.145}, {"type": "line", "x0": 1.036, "x1": 0.9907, "y0": -1.22, "y1": -1.186}, {"type": "line", "x0": 0.9748, "x1": 0.9907, "y0": -1.206, "y1": -1.186}, {"type": "line", "x0": 0.9748, "x1": 0.8887, "y0": -1.206, "y1": -1.143}, {"type": "line", "x0": 1.19, "x1": 0.9363, "y0": -0.8411, "y1": -1.177}, {"type": "line", "x0": 1.127, "x1": 0.8955, "y0": -0.8411, "y1": -1.147}, {"type": "line", "x0": 0.1972, "x1": 0.1972, "y0": -1.501, "y1": -1.743}, {"type": "line", "x0": 0.1972, "x1": 0.3491, "y0": -1.743, "y1": -1.743}, {"type": "line", "x0": 0.3491, "x1": 0.3491, "y0": -1.743, "y1": -1.501}, {"type": "line", "x0": 0.3491, "x1": 0.1972, "y0": -1.501, "y1": -1.501}, {"type": "line", "x0": 0.1972, "x1": 0.1972, "y0": 1.743, "y1": 1.501}, {"type": "line", "x0": 0.1972, "x1": 0.3491, "y0": 1.501, "y1": 1.501}, {"type": "line", "x0": 0.3491, "x1": 0.3491, "y0": 1.501, "y1": 1.743}, {"type": "line", "x0": 0.3491, "x1": 0.1972, "y0": 1.743, "y1": 1.743}, {"type": "line", "x0": 0.7232, "x1": 0.7232, "y0": 1.743, "y1": 1.501}, {"type": "line", "x0": 0.7232, "x1": 0.8773, "y0": 1.501, "y1": 1.501}, {"type": "line", "x0": 0.8773, "x1": 0.8773, "y0": 1.501, "y1": 1.743}, {"type": "line", "x0": 0.8773, "x1": 0.7232, "y0": 1.743, "y1": 1.743}, {"type": "line", "x0": 0.7232, "x1": 0.7232, "y0": -1.501, "y1": -1.743}, {"type": "line", "x0": 0.7232, "x1": 0.8773, "y0": -1.743, "y1": -1.743}, {"type": "line", "x0": 0.8773, "x1": 0.8773, "y0": -1.743, "y1": -1.501}, {"type": "line", "x0": 0.8773, "x1": 0.7232, "y0": -1.501, "y1": -1.501}, {"type": "line", "x0": 1.206, "x1": 1.206, "y0": -0.934, "y1": -1.168}, {"type": "line", "x0": 1.206, "x1": 1.415, "y0": -1.168, "y1": -1.168}, {"type": "line", "x0": 1.415, "x1": 1.415, "y0": -1.168, "y1": -0.934}, {"type": "line", "x0": 1.415, "x1": 1.206, "y0": -0.934, "y1": -0.934}, {"type": "line", "x0": 1.206, "x1": 1.206, "y0": 1.168, "y1": 0.9317}, {"type": "line", "x0": 1.206, "x1": 1.415, "y0": 0.9317, "y1": 0.9317}, {"type": "line", "x0": 1.415, "x1": 1.415, "y0": 0.9317, "y1": 1.168}, {"type": "line", "x0": 1.415, "x1": 1.206, "y0": 1.168, "y1": 1.168}, {"type": "line", "x0": 1.469, "x1": 1.469, "y0": 0.6257, "y1": 0.4534}, {"type": "line", "x0": 1.469, "x1": 1.639, "y0": 0.4534, "y1": 0.4534}, {"type": "line", "x0": 1.639, "x1": 1.639, "y0": 0.4534, "y1": 0.6257}, {"type": "line", "x0": 1.639, "x1": 1.469, "y0": 0.6257, "y1": 0.6257}, {"type": "line", "x0": 1.469, "x1": 1.469, "y0": -0.4557, "y1": -0.6257}, {"type": "line", "x0": 1.469, "x1": 1.639, "y0": -0.6257, "y1": -0.6257}, {"type": "line", "x0": 1.639, "x1": 1.639, "y0": -0.6257, "y1": -0.4557}, {"type": "line", "x0": 1.639, "x1": 1.469, "y0": -0.4557, "y1": -0.4557}, {"type": "line", "x0": 1.072, "x1": 1.127, "y0": 1.138, "y1": 1.165}, {"type": "line", "x0": 1.127, "x1": 1.179, "y0": 1.165, "y1": 1.165}, {"type": "line", "x0": 1.179, "x1": 1.179, "y0": 1.165, "y1": 1.034}, {"type": "line", "x0": 1.179, "x1": 1.127, "y0": 1.034, "y1": 1.034}, {"type": "line", "x0": 1.127, "x1": 1.072, "y0": 1.034, "y1": 1.061}, {"type": "line", "x0": 1.072, "x1": 1.072, "y0": 1.061, "y1": 1.138}, {"type": "line", "x0": 1.072, "x1": 1.072, "y0": -1.138, "y1": -1.061}, {"type": "line", "x0": 1.072, "x1": 1.127, "y0": -1.061, "y1": -1.034}, {"type": "line", "x0": 1.127, "x1": 1.179, "y0": -1.034, "y1": -1.034}, {"type": "line", "x0": 1.179, "x1": 1.179, "y0": -1.034, "y1": -1.165}, {"type": "line", "x0": 1.179, "x1": 1.127, "y0": -1.165, "y1": -1.165}, {"type": "line", "x0": 1.127, "x1": 1.072, "y0": -1.165, "y1": -1.138}, {"type": "line", "x0": 1.469, "x1": 1.639, "y0": 0.6257, "y1": 0.4534}, {"type": "line", "x0": 1.469, "x1": 1.639, "y0": 0.4534, "y1": 0.6257}, {"type": "line", "x0": 1.206, "x1": 1.415, "y0": 1.168, "y1": 0.9317}, {"type": "line", "x0": 1.206, "x1": 1.415, "y0": 0.9317, "y1": 1.168}, {"type": "line", "x0": 1.469, "x1": 1.639, "y0": -0.6257, "y1": -0.4557}, {"type": "line", "x0": 1.469, "x1": 1.639, "y0": -0.4557, "y1": -0.6257}, {"type": "line", "x0": 1.415, "x1": 1.206, "y0": -0.934, "y1": -1.168}, {"type": "line", "x0": 1.206, "x1": 1.415, "y0": -0.934, "y1": -1.168}, {"type": "line", "x0": 0.1972, "x1": 0.3491, "y0": -1.501, "y1": -1.743}, {"type": "line", "x0": 0.1972, "x1": 0.3491, "y0": -1.743, "y1": -1.501}, {"type": "line", "x0": 0.7232, "x1": 0.8773, "y0": -1.501, "y1": -1.743}, {"type": "line", "x0": 0.7232, "x1": 0.8773, "y0": -1.743, "y1": -1.501}, {"type": "line", "x0": 0.1972, "x1": 0.3491, "y0": 1.501, "y1": 1.743}, {"type": "line", "x0": 0.1972, "x1": 0.3491, "y0": 1.743, "y1": 1.501}, {"type": "line", "x0": 0.7232, "x1": 0.8773, "y0": 1.743, "y1": 1.501}, {"type": "line", "x0": 0.7232, "x1": 0.8773, "y0": 1.501, "y1": 1.743}, {"type": "line", "x0": 0, "x1": 1.8, "y0": 1.8, "y1": 1.8}, {"type": "line", "x0": 0, "x1": 1.8, "y0": -1.8, "y1": -1.8}, {"type": "line", "x0": 1.8, "x1": 1.8, "y0": -1.8, "y1": 1.8}, {"type": "line", "x0": 0, "x1": 0, "y0": 1.8, "y1": -1.8}], "width": 350, "xaxis": {"title": {"text": "R(m)"}}, "yaxis": {"scaleanchor": "x", "title": {"text": "z(m)"}}}}
